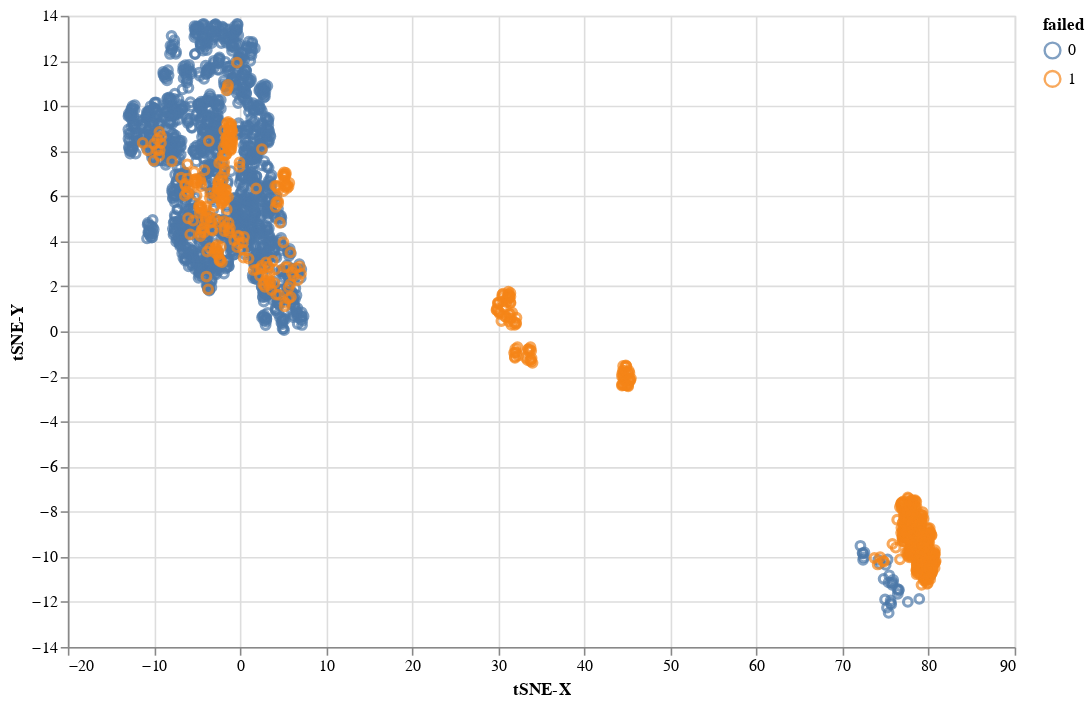

Write notebook code for a chart like this one.
### Code cell
to_umap(X_selected, y, target='failed', n_neighbors=300, min_dist=1.0, metric='euclidean')

### Figure 1 — Vega-Lite specification as saved in the notebook (floating-point values rounded to 4 significant figures; data arrays with more than 128 entries replaced by an {"elided": "..."} marker saying what was removed)
{"config": {"view": {"continuousWidth": 400, "continuousHeight": 300}}, "data": {"name": "data-0f28c56d3e2313845bf6b2723c8d2180"}, "mark": "point", "encoding": {"color": {"type": "nominal", "field": "failed"}, "x": {"type": "quantitative", "field": "tSNE-X"}, "y": {"type": "quantitative", "field": "tSNE-Y"}}, "height": 400, "selection": {"selector001": {"type": "interval", "bind": "scales", "encodings": ["x", "y"]}}, "width": 600, "$schema": "https://vega.github.io/schema/vega-lite/v4.8.1.json", "datasets": {"data-0f28c56d3e2313845bf6b2723c8d2180": {"elided": "2439 records"}}}
